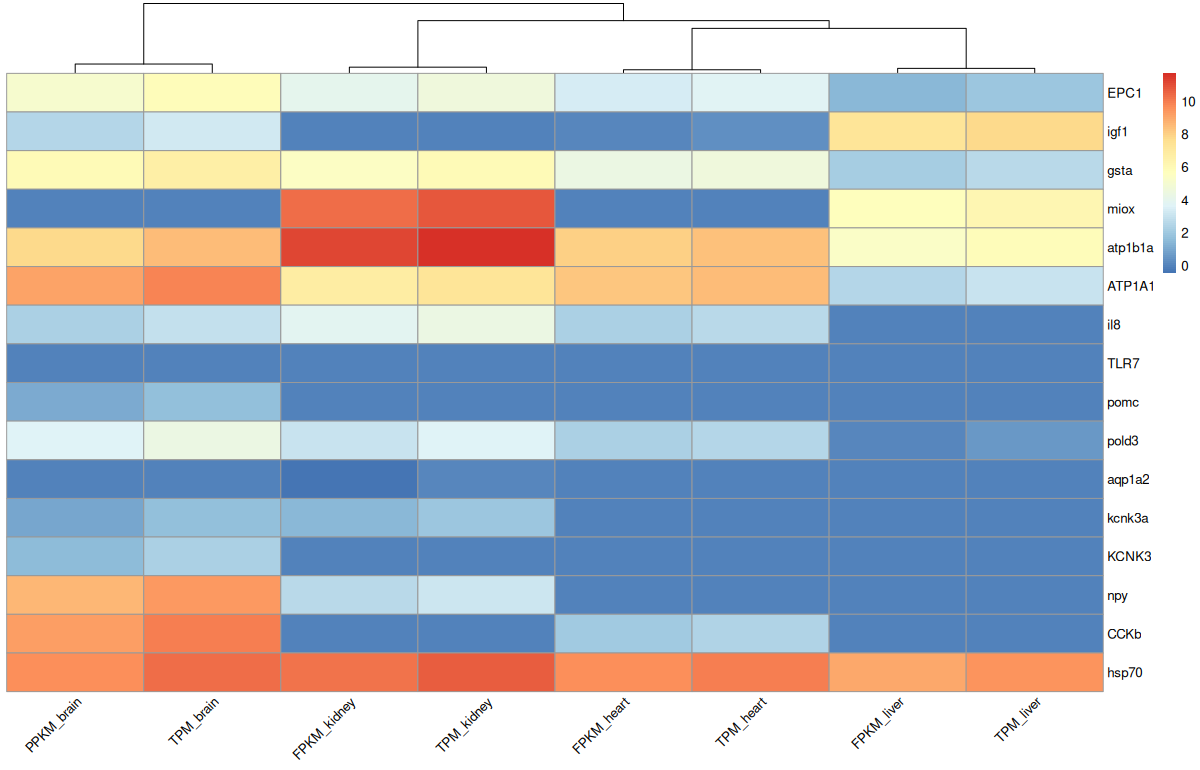

Reproduce this figure in R.
setwd('/home/jabbir-ali-khan/Desktop/sam/Heatmap')

library(pheatmap)

heatmap_sam.csv=read.csv('heatmap_sam.csv',row.names = 1)
dim(heatmap_sam.csv)
head(heatmap_sam.csv)

pheatmap(heatmap_sam.csv)

pheatmap(heatmap_sam.csv,cluster_rows = F)

annot_cols = data.frame(
  Group = c(rep('Dominate', 3), rep('Subordinate', 5)),
  row.names = colnames(liver_tpm.csv))

pheatmap(liver_tpm.csv, annotation_col = annot_cols)

pheatmap(heatmap_sam.csv,cluster_rows = F,angle_col = 45)

pheatmap(liver_tpm.csv,cluster_rows = F,angle_col = 45, annotation_col = annot_cols)

heatmap_data <- read.csv("heatmap_sam.csv", row.names = 1)
str(heatmap_data)

heatmap_matrix <- as.matrix(heatmap_data)
rownames(heatmap_matrix)
colnames(heatmap_matrix)
rownames(heatmap_matrix) <- make.names(rownames(heatmap_matrix), unique = TRUE)


install.packages("GEOquery")

if (!require("BiocManager", quietly = TRUE))
  install.packages("BiocManager")
BiocManager::install("")
BiocManager::install(version = "3.19")

BiocManager::install("GEOquery")
version
